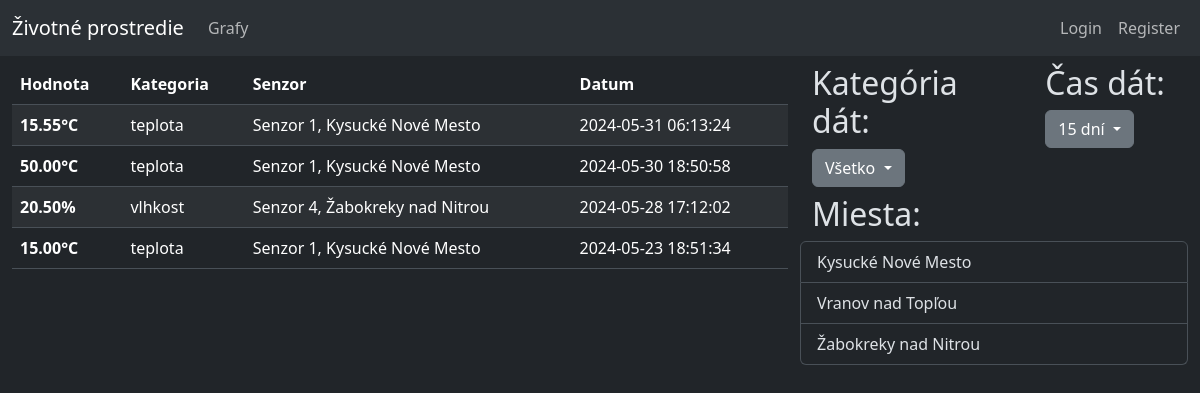
/index.php?cas=15, run on the app's committed database.
### tables this page shows
CREATE TABLE `data` (
  `id` int(16) NOT NULL,
  `kategoria_id` int(5) NOT NULL,
  `hodnota` decimal(5,2) NOT NULL,
  `senzor_id` int(5) NOT NULL,
  `datum` datetime NOT NULL DEFAULT current_timestamp()
);

CREATE TABLE `kategoria` (
  `id` int(5) NOT NULL,
  `nazov` varchar(32) NOT NULL
);

CREATE TABLE `senzor` (
  `id` int(5) NOT NULL,
  `lokacia` varchar(64) NOT NULL,
  `posledny_update` datetime NOT NULL DEFAULT current_timestamp(),
  `vybavenie` varchar(32) NOT NULL
);

### querry.php (called while the page is built, shortened)
<?php
function get_querry($choice, $rola_user) {
    if($choice == 1) {
        if($rola_user == "uradnik" || $rola_user == "vedec" || $rola_user == "admin") {
            if(isset($_GET["cas"])) {
                if(isset($_GET["senzor"])) {
                    $query = "
                    SELECT data.id, kategoria.nazov AS kategoria_nazov, data.hodnota, senzor.lokacia AS senzor_lokacia,senzor.vybavenie AS senzor_vybavenie, data.datum, data.senzor_id
                    FROM data
                    JOIN kategoria ON data.kategoria_id = kategoria.id
                    JOIN senzor ON data.senzor_id = senzor.id
                    WHERE senzor.lokacia = \"".$_GET["lokalita"]."\" AND senzor.id = ".$_GET["senzor"]." AND datum >= NOW() - INTERVAL ".$_GET["cas"]." DAY
                    ORDER BY datum DESC;
                    ";
                }
                else if(isset($_GET["kategoria"])) {
                    $query = "
                    SELECT data.id, kategoria.nazov AS kategoria_nazov, data.hodnota, senzor.lokacia AS senzor_lokacia,senzor.vybavenie AS senzor_vybavenie, data.datum, data.senzor_id
                    FROM data
                    JOIN kategoria ON data.kategoria_id = kategoria.id
                    JOIN senzor ON data.senzor_id = senzor.id
                    WHERE senzor.lokacia = \"".$_GET["lokalita"]."\" AND kategoria.nazov = \"".$_GET["kategoria"]."\" AND datum >= NOW() - INTERVAL ".$_GET["cas"]." DAY
                    ORDER BY datum DESC;
                    ";
                }
                else {
                    $query = "
                    SELECT data.id, kategoria.nazov AS kategoria_nazov, data.hodnota, senzor.lokacia AS senzor_lokacia,senzor.vybavenie AS senzor_vybavenie, data.datum, data.senzor_id
                    FROM data
                    JOIN kategoria ON data.kategoria_id = kategoria.id
                    JOIN senzor ON data.senzor_id = senzor.id
                    WHERE senzor.lokacia = \"".$_GET["lokalita"]."\" AND datum >= NOW() - INTERVAL ".$_GET["cas"]." DAY
                    ORDER BY datum DESC;
                    ";
                }
            }
            else {
                if(isset($_GET["senzor"])) {
                    $query = "
                    SELECT data.id, kategoria.nazov AS kategoria_nazov, data.hodnota, senzor.lokacia AS senzor_lokacia,senzor.vybavenie AS senzor_vybavenie, data.datum, data.senzor_id
                    FROM data
                    JOIN kategoria ON data.kategoria_id = kategoria.id
                    JOIN senzor ON data.senzor_id = senzor.id
                    WHERE senzor.lokacia = \"".$_GET["lokalita"]."\" AND senzor.id = ".$_GET["senzor"]."
                    ORDER BY datum DESC;
                    ";
                }
                else if(isset($_GET["kategoria"])) {
                    $query = "
                    SELECT data.id, kategoria.nazov AS kategoria_nazov, data.hodnota, senzor.lokacia AS senzor_lokacia,senzor.vybavenie AS senzor_vybavenie, data.datum, data.senzor_id
                    FROM data
                    JOIN kategoria ON data.kategoria_id = kategoria.id
                    JOIN senzor ON data.senzor_id = senzor.id
                    WHERE senzor.lokacia = \"".$_GET["lokalita"]."\" AND kategoria.nazov = \"".$_GET["kategoria"]."\"
                    ORDER BY datum DESC;
                    ";
                }
                else {
                    $query = "
                    SELECT data.id, kategoria.nazov AS kategoria_nazov, data.hodnota, senzor.lokacia AS senzor_lokacia,senzor.vybavenie AS senzor_vybavenie, data.datum, data.senzor_id
                    FROM data
                    JOIN kategoria ON data.kategoria_id = kategoria.id
                    JOIN senzor ON data.senzor_id = senzor.id
                    WHERE senzor.lokacia = \"".$_GET["lokalita"]."\"
                    ORDER BY datum DESC;
                    ";
                }
            }
        }
        else {
            if(isset($_GET["cas"])) {
                if(isset($_GET["senzor"])) {
                    $query = "
                    SELECT data.id, kategoria.nazov AS kategoria_nazov, data.hodnota, senzor.lokacia AS senzor_lokacia,senzor.vybavenie AS senzor_vybavenie, data.datum, data.senzor_id
                    FROM data
                    JOIN kategoria ON data.kategoria_id = kategoria.id
                    JOIN senzor ON data.senzor_id = senzor.id
                    WHERE senzor.lokacia = \"".$_GET["lokalita"]."\" AND senzor.id = ".$_GET["senzor"]." AND datum >= NOW() - INTERVAL ".$_GET["cas"]." DAY
                    ORDER BY datum DESC;
                    ";
                }
                else if(isset($_GET["kategoria"])) {
                    $query = "
                    SELECT data.id, kategoria.nazov AS kategoria_nazov, data.hodnota, senzor.lokacia AS senzor_lokacia,senzor.vybavenie AS senzor_vybavenie, data.datum, data.senzor_id
                    FROM data
                    JOIN kategoria ON data.kategoria_id = kategoria.id
                    JOIN senzor ON data.senzor_id = senzor.id
                    WHERE senzor.lokacia = \"".$_GET["lokalita"]."\" AND kategoria.nazov = \"".$_GET["kategoria"]."\" AND datum >= NOW() - INTERVAL ".$_GET["cas"]." DAY
                    ORDER BY datum DESC;
                    ";
                }
                else {
                    $query = "
                    SELECT data.id, kategoria.nazov AS kategoria_nazov, data.hodnota, senzor.lokacia AS senzor_lokacia,senzor.vybavenie AS senzor_vybavenie, data.datum, data.senzor_id
                    FROM data
                    JOIN kategoria ON data.kategoria_id = kategoria.id
                    JOIN senzor ON data.senzor_id = senzor.id
                    WHERE senzor.lokacia = \"".$_GET["lokalita"]."\" AND datum >= NOW() - INTERVAL ".$_GET["cas"]." DAY
                    ORDER BY datum DESC;
                    ";
                }
            }
            else {
                if(isset($_GET["senzor"])) {
                    $query = "
                    SELECT data.id, kategoria.nazov AS kategoria_nazov, data.hodnota, senzor.lokacia AS senzor_lokacia,senzor.vybavenie AS senzor_vybavenie, data.datum, data.senzor_id
                    FROM data
                    JOIN kategoria ON data.kategoria_id = kategoria.id
                    JOIN senzor ON data.senzor_id = senzor.id
                    WHERE senzor.lokacia = \"".$_GET["lokalita"]."\" AND senzor.id = ".$_GET["senzor"]." AND datum >= NOW() - INTERVAL 30 DAY
                    ORDER BY datum DESC;
                    ";
                }
                else if(isset($_GET["kategoria"])) {
                    $query = "
                    SELECT data.id, kategoria.nazov AS kategoria_nazov, data.hodnota, senzor.lokacia AS senzor_lokacia,senzor.vybavenie AS senzor_vybavenie, data.datum, data.senzor_id
                    FROM data
                    JOIN kategoria ON data.kategoria_id = kategoria.id
                    JOIN senzor ON data.senzor_id = senzor.id
                    WHERE senzor.lokacia = \"".$_GET["lokalita"]."\" AND kategoria.nazov = \"".$_GET["kategoria"]."\" AND datum >= NOW() - INTERVAL 30 DAY
                    ORDER BY datum DESC;
                    ";
                }
                else {
                    $query = "
                    SELECT data.id, kategoria.nazov AS kategoria_nazov, data.hodnota, senzor.lokacia AS senzor_lokacia,senzor.vybavenie AS senzor_vybavenie, data.datum, data.senzor_id
                    FROM data
                    JOIN kategoria ON data.kategoria_id = kategoria.id
                    JOIN senzor ON data.senzor_id = senzor.id
                    WHERE senzor.lokacia = \"".$_GET["lokalita"]."\" AND datum >= NOW() - INTERVAL 30 DAY
                    ORDER BY datum DESC;
                    ";
                }
            }
        }
    }
    else if($choice == 2) {
        if($rola_user == "uradnik" || $rola_user == "vedec" || $rola_user == "admin") {
            if(isset($_GET["cas"])) {
                if(isset($_GET["kategoria"])) {
                    $query = "
                    SELECT data.id, kategoria.nazov AS kategoria_nazov, data.hodnota, senzor.lokacia AS senzor_lokacia,senzor.vybavenie AS senzor_vybavenie, data.datum, data.senzor_id
                    FROM data
                    JOIN kategoria ON data.kategoria_id = kategoria.id
                    JOIN senzor ON data.senzor_id = senzor.id
                    WHERE kategoria.nazov = \"".$_GET["kategoria"]."\" AND datum >= NOW() - INTERVAL ".$_GET["cas"]." DAY
                    ORDER BY datum DESC;
                    ";
                }
                else {
                    $query = "
                    SELECT data.id, kategoria.nazov AS kategoria_nazov, data.hodnota, senzor.lokacia AS senzor_lokacia,senzor.vybavenie AS senzor_vybavenie, data.datum, data.senzor_id
                    FROM data
                    JOIN kategoria ON data.kategoria_id = kategoria.id
                    JOIN senzor ON data.senzor_id = senzor.id
                    WHERE datum >= NOW() - INTERVAL ".$_GET["cas"]." DAY
                    ORDER BY datum DESC;
                    ";
                }
            }
            else {
                if(isset($_GET["kategoria"])) {
                    $query = "
                    SELECT data.id, kategoria.nazov AS kategoria_nazov, data.hodnota, senzor.lokacia AS senzor_lokacia,senzor.vybavenie AS senzor_vybavenie, data.datum, data.senzor_id
                    FROM data
                    JOIN kategoria ON data.kategoria_id = kategoria.id
                    JOIN senzor ON data.senzor_id = senzor.id
                    WHERE kategoria.nazov = \"".$_GET["kategoria"]."\"
                    ORDER BY datum DESC;
                    ";
                }
                else {
                    $query = "
                    SELECT data.id, kategoria.nazov AS kategoria_nazov, data.hodnota, senzor.lokacia AS senzor_lokacia,senzor.vybavenie AS senzor_vybavenie, data.datum, data.senzor_id
                    FROM data
                    JOIN kategoria ON data.kategoria_id = kategoria.id
                    JOIN senzor ON data.senzor_id = senzor.id
                    ORDER BY datum DESC;
                    ";
                }
            }
        }
        else {
            if(isset($_GET["cas"])) {
                if(isset($_GET["kategoria"])) {
                    $query = "
                    SELECT data.id, kategoria.nazov AS kategoria_nazov, data.hodnota, senzor.lokacia AS senzor_lokacia,senzor.vybavenie AS senzor_vybavenie, data.datum, data.senzor_id
                    FROM data
                    JOIN kategoria ON data.kategoria_id = kategoria.id
                    JOIN senzor ON data.senzor_id = senzor.id
                    WHERE kategoria.nazov = \"".$_GET["kategoria"]."\" AND datum >= NOW() - INTERVAL ".$_GET["cas"]." DAY
                    ORDER BY datum DESC;
                    ";
                }
                else {
                    $query = "
                    SELECT data.id, kategoria.nazov AS kategoria_nazov, data.hodnota, senzor.lokacia AS senzor_lokacia,senzor.vybavenie AS senzor_vybavenie, data.datum, data.senzor_id
                    FROM data
                    JOIN kategoria ON data.kategoria_id = kategoria.id
                    JOIN senzor ON data.senzor_id = senzor.id
                    WHERE datum >= NOW() - INTERVAL ".$_GET["cas"]." DAY
                    ORDER BY datum DESC;
                    ";
                }
            }
        }
    }
    return $query;
}

### functions.php (called while the page is built, shortened)
<?php
function jednotka($kategoria) {
    if($kategoria == "vlhkost")
    {
        return "%";
    }
    elseif($kategoria == "teplota")
    {
        return "°C";
    }
    else
    {
        return "";
    }
}

### index.php (the view, shortened to what this page needs)
<?php
    include("./connect.php");
    include("./functions.php");
    include("./querry.php");
?>
<!DOCTYPE html>
<html data-bs-theme="dark">
<head>
    <link href="https://cdn.jsdelivr.net/npm/bootstrap@5.3.3/dist/css/bootstrap.min.css" rel="stylesheet">
</head>
<body>
    <header><?php include_once("./header.php")?></header>
    <div class="container-xxl column-gap-3">
        <div class="row mt-2">
            <div class="col-8">
                <table class="table table-striped">
                    <thead>
                        <tr>
                            <th scope="col">Hodnota</th>
                            <th scope="col">Kategoria</th>
                            <th scope="col">Senzor</th>
                            <th scope="col">Datum</th>
                        </tr>
                    </thead>
                    <tbody>
                        <?php
                            $query = get_querry(2,$rola_user);
                            $result = mysqli_query($conn, $query);
                            if (mysqli_num_rows($result) > 0)
                            {
                                while($row = mysqli_fetch_assoc($result))
                                {
                                    echo "
                                    <tr>
                                        <th scope=\"row\">".$row["hodnota"]."".jednotka($row["kategoria_nazov"])."</th>
                                        <td>".$row["kategoria_nazov"]."</td>
                                        <td>Senzor ".$row["senzor_id"].", ".$row["senzor_lokacia"]."</td>
                                        <td>".$row["datum"]."</td>
                                    </tr>";
                                }
                            }
                        ?>
                    </tbody>
                </table>
            </div>
            <div class="col-4">
                <div class="row mb-2">
                    <div class="col-7">
                        <h2>Kategória dát:</h2>
                        <?php include("./dropdown_kategoria.php");?>
                    </div>
                    <div class="col-5">
                        <h2>Čas dát:</h2>
                        <?php include("./dropdown_cas.php");?>
                    </div>
                </div>
                <div class="row mb-2">
                    <h2>Miesta:</h2>
                    <div class="list-group">
                        <?php
                            $query = "
                            SELECT *
                            FROM senzor
                            GROUP BY lokacia
                            ";
                            $result = mysqli_query($conn, $query);
                            if (mysqli_num_rows($result) > 0)
                            {
                                while($row = mysqli_fetch_assoc($result))
                                {
                                    echo "<a href=\"./lokalita_info.php?lokalita=".$row["lokacia"]."\" class=\"list-group-item list-group-item-action\">".$row["lokacia"]."</a>";
                                }
                            }
                        ?>
                    </div>
                </div>
            </div>
        </div>
    </div>
</body>
</html>

### data on the page
data: hodnota "15.55", kategoria.nazov "°C", kategoria.nazov "teplota", senzor "1", senzor.lokacia "Kysucké Nové Mesto", datum "2024-05-31 06:13:24"
data: hodnota "50.00", kategoria.nazov "°C", kategoria.nazov "teplota", senzor "1", senzor.lokacia "Kysucké Nové Mesto", datum "2024-05-30 18:50:58"
data: hodnota "20.50", kategoria.nazov "%", kategoria.nazov "vlhkost", senzor "4", senzor.lokacia "Žabokreky nad Nitrou", datum "2024-05-28 17:12:02"
data: hodnota "15.00", kategoria.nazov "°C", kategoria.nazov "teplota", senzor "1", senzor.lokacia "Kysucké Nové Mesto", datum "2024-05-23 18:51:34"
senzor: lokacia "Kysucké Nové Mesto"
senzor: lokacia "Vranov nad Topľou"
senzor: lokacia "Žabokreky nad Nitrou"

### other printed values
$_GET["cas"] "15"
